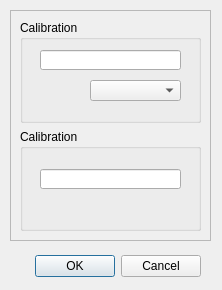
<?xml version="1.0" encoding="UTF-8"?>
<ui version="4.0">
 <class>Calibration</class>
 <widget class="QDialog" name="Calibration">
  <property name="geometry">
   <rect>
    <x>0</x>
    <y>0</y>
    <width>222</width>
    <height>290</height>
   </rect>
  </property>
  <property name="windowTitle">
   <string>Dialog</string>
  </property>
  <widget class="QDialogButtonBox" name="buttonBox">
   <property name="geometry">
    <rect>
     <x>20</x>
     <y>250</y>
     <width>181</width>
     <height>32</height>
    </rect>
   </property>
   <property name="orientation">
    <enum>Qt::Horizontal</enum>
   </property>
   <property name="standardButtons">
    <set>QDialogButtonBox::Cancel|QDialogButtonBox::Ok</set>
   </property>
  </widget>
  <widget class="QFrame" name="frame">
   <property name="geometry">
    <rect>
     <x>10</x>
     <y>10</y>
     <width>201</width>
     <height>231</height>
    </rect>
   </property>
   <property name="frameShape">
    <enum>QFrame::StyledPanel</enum>
   </property>
   <property name="frameShadow">
    <enum>QFrame::Raised</enum>
   </property>
   <layout class="QVBoxLayout" name="verticalLayout">
    <item>
     <widget class="QGroupBox" name="groupBox">
      <property name="title">
       <string>Calibration</string>
      </property>
      <widget class="QComboBox" name="comboBox">
       <property name="geometry">
        <rect>
         <x>70</x>
         <y>60</y>
         <width>91</width>
         <height>21</height>
        </rect>
       </property>
      </widget>
      <widget class="QLineEdit" name="lineEdit">
       <property name="geometry">
        <rect>
         <x>20</x>
         <y>30</y>
         <width>141</width>
         <height>20</height>
        </rect>
       </property>
      </widget>
     </widget>
    </item>
    <item>
     <widget class="QGroupBox" name="groupBox_2">
      <property name="title">
       <string>Calibration</string>
      </property>
      <widget class="QLineEdit" name="lineEdit_3">
       <property name="geometry">
        <rect>
         <x>20</x>
         <y>40</y>
         <width>141</width>
         <height>20</height>
        </rect>
       </property>
      </widget>
     </widget>
    </item>
   </layout>
  </widget>
 </widget>
 <resources/>
 <connections>
  <connection>
   <sender>buttonBox</sender>
   <signal>accepted()</signal>
   <receiver>Calibration</receiver>
   <slot>accept()</slot>
   <hints>
    <hint type="sourcelabel">
     <x>248</x>
     <y>254</y>
    </hint>
    <hint type="destinationlabel">
     <x>157</x>
     <y>274</y>
    </hint>
   </hints>
  </connection>
  <connection>
   <sender>buttonBox</sender>
   <signal>rejected()</signal>
   <receiver>Calibration</receiver>
   <slot>reject()</slot>
   <hints>
    <hint type="sourcelabel">
     <x>316</x>
     <y>260</y>
    </hint>
    <hint type="destinationlabel">
     <x>286</x>
     <y>274</y>
    </hint>
   </hints>
  </connection>
 </connections>
</ui>
